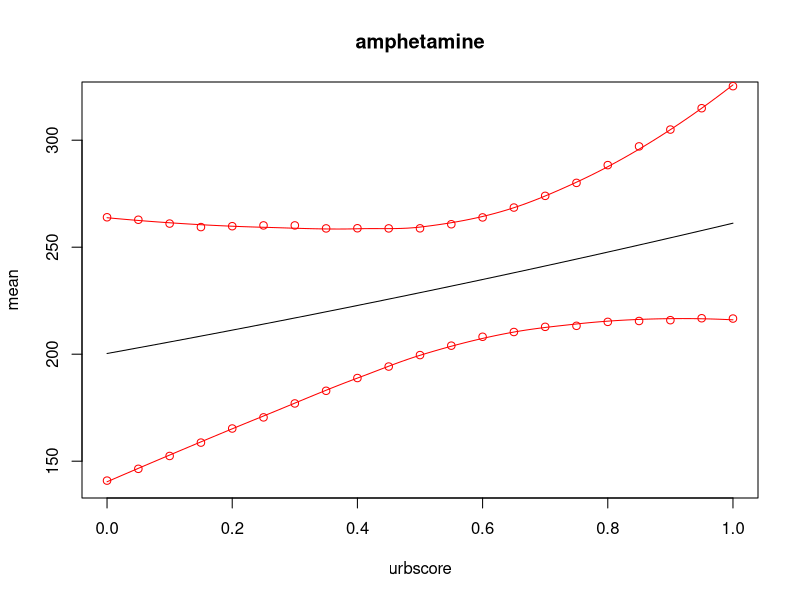
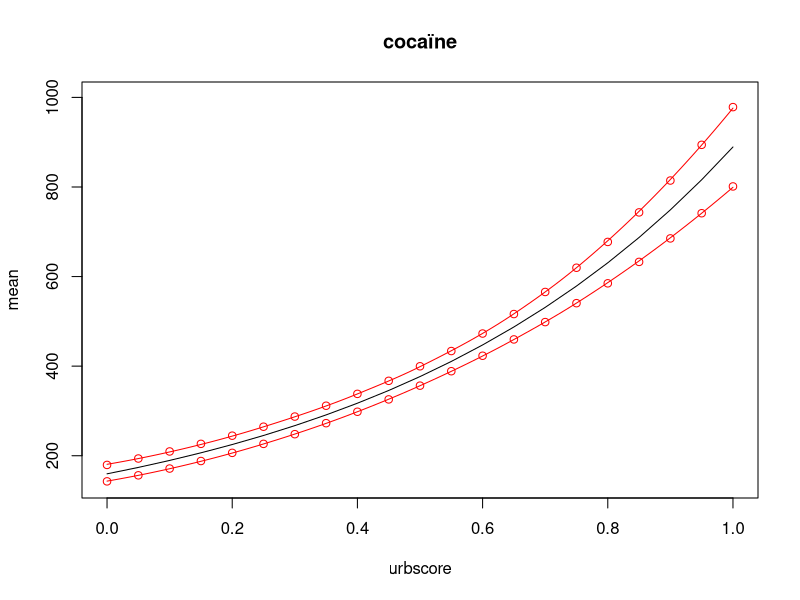
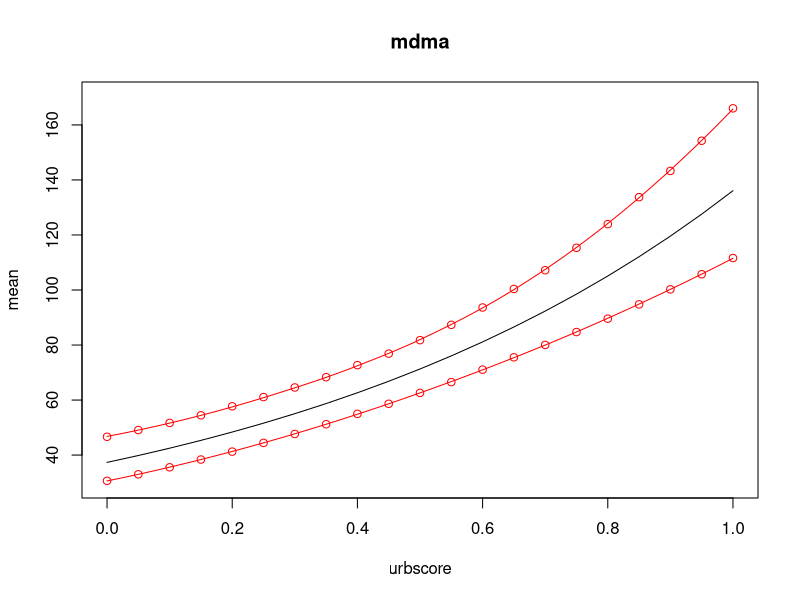

Write the R code that produced these figures, in order.
# drugs_in_wastewater_analysis.R
#
# Emiel van Loon (e.e.vanloon@uva.nl), University of Amsterdam
# March 2024

# This analysis script supports the paper "Mapping consumption and market size 
# of cocaine, amphetamine and MDMA through wastewater analysis - a Dutch case 
# study" by Thomas ter Laak et al. (submitted in 2024)

# The study estimates illicit drug consumption and annual market in the 
# Netherlands from wastewater analysis of drug residues (cocaine, amphetamine 
# and methylene dioxymethamphetamine (MDMA)).
# The residues were studied between 2015 and 2022 in 30 Dutch wastewater 
# treatment plants serving both rural and urban populations. 
# These wastewater treatment plants covered 20% of the total Dutch population 
# (17.5 million people). 

# This analysis script goes through the following steps:
# 1. It stores the input data in two data frames. Section '0 Loading data' 
#    (The data is included as part of this script between lines 34 and 590. 
#    This is done for robustness: in this way the script is self-contained; 
#    data can't e.g. get lost when moving the script).
# 2. It fits three GLM models with gamma error distributions, one model for each
#    substance (amfetamine, benzoylecgonine, MDMA). Section '2a Fit separate...'
# 3. It makes predictions with the three fitted models and by using a bootstrap
#    procedure, the 0.95 prediction-intervals are calculated as well.
#    Section '2b Calculate predictions...'
# 4. It saves the results. Section '3 Save results'
#
# For the bootstrap, a so-called case-based procedure is used using B bootstrap
# samples. The algorithm for this is as follows.
# 1. Resample N cases with replacement from the data set containing N original 
#    cases.
# 2. Compute (fit) the model using the bootstrapped data set; produce and save
#    predictions with that model.
# 3. Repeat the process B times
#
# This script can be run interactively, but also in batch-mode by
#     source('drugs_in_sewage_analysis.R').
# It produces the model summaries for three fitted glm-models on the console, 
# three figures (on screen) and a csv-file ("prediction_per_municipality.csv").
#
# This script only uses functions from base-R. Even though the excellent boot 
# and car packages also provide functionality to produce bootstrap estimates 
# (through the functions boot::boot() and car::Boot()) the analyses that were 
# required here were relatively simple so that we implemented them without these
# packages. 
# For explanations about the procedure we refer to Davison and Hinkley (1997)
# and Fox and Weisberg (2019)
#
# Davison, A, and Hinkley, D. (1997) Bootstrap Methods and their Applications. 
# Oxford: Oxford University Press. 
#
# Fox, J. and Weisberg, S. (2019) Bootstrapping Regression Models in R, 
# https://socialsciences.mcmaster.ca/jfox/Books/Companion/appendices/Appendix-Bootstrapping.pdf. 


#### 0 Loading data ####

D <- structure(list(year = c(2015.9370289999999, 2015.9370289999999, 
2015.9370289999999, 2015.9370289999999, 2015.9370289999999, 2015.9370289999999, 
2015.9370289999999, 2016.1889120000001, 2016.1889120000001, 2016.1889120000001, 
2016.1889120000001, 2016.1889120000001, 2016.1889120000001, 2016.1889120000001, 
2016.1889120000001, 2016.1889120000001, 2016.1889120000001, 2016.1889120000001, 
2016.1889120000001, 2016.1889120000001, 2016.1889120000001, 2016.1889120000001, 
2016.1889120000001, 2016.1889120000001, 2016.1889120000001, 2016.1889120000001, 
2016.1889120000001, 2016.1889120000001, 2016.1889120000001, 2016.1889120000001, 
2016.1889120000001, 2016.1889120000001, 2016.1889120000001, 2016.1889120000001, 
2016.1889120000001, 2016.1889120000001, 2016.1889120000001, 2016.1889120000001, 
2016.1889120000001, 2016.1889120000001, 2016.1889120000001, 2016.1889120000001, 
2016.1889120000001, 2016.1889120000001, 2016.1889120000001, 2016.1889120000001, 
2016.1889120000001, 2016.1889120000001, 2016.1889120000001, 2016.1889120000001, 
2016.1889120000001, 2016.1889120000001, 2016.1889120000001, 2016.1889120000001, 
2016.1889120000001, 2016.1889120000001, 2016.454483, 2016.454483, 
2016.454483, 2016.454483, 2016.454483, 2016.454483, 2016.454483, 
2016.7446950000001, 2016.7446950000001, 2016.7446950000001, 2016.7446950000001, 
2016.7446950000001, 2016.7446950000001, 2016.7446950000001, 2017.300479, 
2017.300479, 2017.300479, 2017.300479, 2017.300479, 2017.300479, 
2017.300479, 2018.377976, 2018.377976, 2018.377976, 2018.377976, 
2018.377976, 2018.377976, 2018.377976, 2018.776523, 2018.776523, 
2018.776523, 2018.776523, 2018.776523, 2018.776523, 2018.776523, 
2019.23614, 2019.23614, 2019.23614, 2019.23614, 2019.23614, 2019.23614, 
2019.23614, 2019.4287019999999, 2019.4287019999999, 2019.4287019999999, 
2019.4287019999999, 2019.4287019999999, 2019.4287019999999, 2019.4287019999999, 
2019.7152639999999, 2019.7152639999999, 2019.7152639999999, 2019.7152639999999, 
2019.7152639999999, 2019.7152639999999, 2019.7152639999999, 2020.2135519999999, 
2020.2135519999999, 2020.2135519999999, 2020.2135519999999, 2020.2135519999999, 
2020.2135519999999, 2020.2135519999999, 2021.2101299999999, 2021.2101299999999, 
2021.2101299999999, 2021.2101299999999, 2021.2101299999999, 2021.2101299999999, 
2021.2101299999999, 2021.2101299999999, 2021.2101299999999, 2021.2101299999999, 
2021.2101299999999, 2021.2101299999999, 2021.2101299999999, 2021.2101299999999, 
2021.7426419999999, 2021.7426419999999, 2021.7426419999999, 2021.7426419999999, 
2021.7426419999999, 2021.7426419999999, 2021.7426419999999, 2022.187543, 
2022.187543, 2022.187543, 2022.187543, 2022.187543, 2022.187543, 
2022.187543, 2022.187543, 2022.187543, 2022.187543, 2022.187543, 
2022.187543, 2022.187543, 2022.187543, 2015.9370289999999, 2015.9370289999999, 
2015.9370289999999, 2015.9370289999999, 2015.9370289999999, 2015.9370289999999, 
2015.9370289999999, 2016.1889120000001, 2016.1889120000001, 2016.1889120000001, 
2016.1889120000001, 2016.1889120000001, 2016.1889120000001, 2016.1889120000001, 
2016.1889120000001, 2016.1889120000001, 2016.1889120000001, 2016.1889120000001, 
2016.1889120000001, 2016.1889120000001, 2016.1889120000001, 2016.1889120000001, 
2016.1889120000001, 2016.1889120000001, 2016.1889120000001, 2016.1889120000001, 
2016.1889120000001, 2016.1889120000001, 2016.1889120000001, 2016.1889120000001, 
2016.1889120000001, 2016.1889120000001, 2016.1889120000001, 2016.1889120000001, 
2016.1889120000001, 2016.1889120000001, 2016.1889120000001, 2016.1889120000001, 
2016.1889120000001, 2016.1889120000001, 2016.1889120000001, 2016.1889120000001, 
2016.1889120000001, 2016.1889120000001, 2016.1889120000001, 2016.1889120000001, 
2016.1889120000001, 2016.1889120000001, 2016.1889120000001, 2016.1889120000001, 
2016.1889120000001, 2016.1889120000001, 2016.1889120000001, 2016.1889120000001, 
2016.1889120000001, 2016.1889120000001, 2016.454483, 2016.454483, 
2016.454483, 2016.454483, 2016.454483, 2016.454483, 2016.454483, 
2016.7446950000001, 2016.7446950000001, 2016.7446950000001, 2016.7446950000001, 
2016.7446950000001, 2016.7446950000001, 2016.7446950000001, 2017.300479, 
2017.300479, 2017.300479, 2017.300479, 2017.300479, 2017.300479, 
2017.300479, 2018.377976, 2018.377976, 2018.377976, 2018.377976, 
2018.377976, 2018.377976, 2018.377976, 2018.776523, 2018.776523, 
2018.776523, 2018.776523, 2018.776523, 2018.776523, 2018.776523, 
2019.23614, 2019.23614, 2019.23614, 2019.23614, 2019.23614, 2019.23614, 
2019.23614, 2019.4287019999999, 2019.4287019999999, 2019.4287019999999, 
2019.4287019999999, 2019.4287019999999, 2019.4287019999999, 2019.4287019999999, 
2019.7152639999999, 2019.7152639999999, 2019.7152639999999, 2019.7152639999999, 
2019.7152639999999, 2019.7152639999999, 2019.7152639999999, 2020.2135519999999, 
2020.2135519999999, 2020.2135519999999, 2020.2135519999999, 2020.2135519999999, 
2020.2135519999999, 2020.2135519999999, 2021.2101299999999, 2021.2101299999999, 
2021.2101299999999, 2021.2101299999999, 2021.2101299999999, 2021.2101299999999, 
2021.2101299999999, 2021.2101299999999, 2021.2101299999999, 2021.2101299999999, 
2021.2101299999999, 2021.2101299999999, 2021.2101299999999, 2021.2101299999999, 
2021.7426419999999, 2021.7426419999999, 2021.7426419999999, 2021.7426419999999, 
2021.7426419999999, 2021.7426419999999, 2021.7426419999999, 2022.187543, 
2022.187543, 2022.187543, 2022.187543, 2022.187543, 2022.187543, 
2022.187543, 2022.187543, 2022.187543, 2022.187543, 2022.187543, 
2022.187543, 2022.187543, 2022.187543, 2015.9370289999999, 2015.9370289999999, 
2015.9370289999999, 2015.9370289999999, 2015.9370289999999, 2015.9370289999999, 
2015.9370289999999, 2016.1889120000001, 2016.1889120000001, 2016.1889120000001, 
2016.1889120000001, 2016.1889120000001, 2016.1889120000001, 2016.1889120000001, 
2016.1889120000001, 2016.1889120000001, 2016.1889120000001, 2016.1889120000001, 
2016.1889120000001, 2016.1889120000001, 2016.1889120000001, 2016.1889120000001, 
2016.1889120000001, 2016.1889120000001, 2016.1889120000001, 2016.1889120000001, 
2016.1889120000001, 2016.1889120000001, 2016.1889120000001, 2016.1889120000001, 
2016.1889120000001, 2016.1889120000001, 2016.1889120000001, 2016.1889120000001, 
2016.1889120000001, 2016.1889120000001, 2016.1889120000001, 2016.1889120000001, 
2016.1889120000001, 2016.1889120000001, 2016.1889120000001, 2016.1889120000001, 
2016.1889120000001, 2016.1889120000001, 2016.1889120000001, 2016.1889120000001, 
2016.1889120000001, 2016.1889120000001, 2016.1889120000001, 2016.1889120000001, 
2016.1889120000001, 2016.1889120000001, 2016.1889120000001, 2016.1889120000001, 
2016.1889120000001, 2016.1889120000001, 2016.454483, 2016.454483, 
2016.454483, 2016.454483, 2016.454483, 2016.454483, 2016.454483, 
2016.7446950000001, 2016.7446950000001, 2016.7446950000001, 2016.7446950000001, 
2016.7446950000001, 2016.7446950000001, 2016.7446950000001, 2017.300479, 
2017.300479, 2017.300479, 2017.300479, 2017.300479, 2017.300479, 
2017.300479, 2018.377976, 2018.377976, 2018.377976, 2018.377976, 
2018.377976, 2018.377976, 2018.377976, 2018.776523, 2018.776523, 
2018.776523, 2018.776523, 2018.776523, 2018.776523, 2018.776523, 
2019.23614, 2019.23614, 2019.23614, 2019.23614, 2019.23614, 2019.23614, 
2019.23614, 2019.4287019999999, 2019.4287019999999, 2019.4287019999999, 
2019.4287019999999, 2019.4287019999999, 2019.4287019999999, 2019.4287019999999, 
2019.7152639999999, 2019.7152639999999, 2019.7152639999999, 2019.7152639999999, 
2019.7152639999999, 2019.7152639999999, 2019.7152639999999, 2020.2135519999999, 
2020.2135519999999, 2020.2135519999999, 2020.2135519999999, 2020.2135519999999, 
2020.2135519999999, 2020.2135519999999, 2021.2101299999999, 2021.2101299999999, 
2021.2101299999999, 2021.2101299999999, 2021.2101299999999, 2021.2101299999999, 
2021.2101299999999, 2021.2101299999999, 2021.2101299999999, 2021.2101299999999, 
2021.2101299999999, 2021.2101299999999, 2021.2101299999999, 2021.2101299999999, 
2021.7426419999999, 2021.7426419999999, 2021.7426419999999, 2021.7426419999999, 
2021.7426419999999, 2021.7426419999999, 2021.7426419999999, 2022.187543, 
2022.187543, 2022.187543, 2022.187543, 2022.187543, 2022.187543, 
2022.187543, 2022.187543, 2022.187543, 2022.187543, 2022.187543, 
2022.187543, 2022.187543, 2022.187543), 
urbscore = c(0.56294279999999997, 
0.56294279999999997, 0.56294279999999997, 0.56294279999999997, 
0.56294279999999997, 0.56294279999999997, 0.56294279999999997, 
0.20377319999999999, 0.20377319999999999, 0.20377319999999999, 
0.20377319999999999, 0.20377319999999999, 0.20377319999999999, 
0.20377319999999999, 0.55114799999999997, 0.55114799999999997, 
0.55114799999999997, 0.55114799999999997, 0.55114799999999997, 
0.55114799999999997, 0.55114799999999997, 0.093816250000000004, 
0.093816250000000004, 0.093816250000000004, 0.093816250000000004, 
0.093816250000000004, 0.093816250000000004, 0.093816250000000004, 
0.21752540000000001, 0.21752540000000001, 0.21752540000000001, 
0.21752540000000001, 0.21752540000000001, 0.21752540000000001, 
0.21752540000000001, 0.32082480000000002, 0.32082480000000002, 
0.32082480000000002, 0.32082480000000002, 0.32082480000000002, 
0.32082480000000002, 0.32082480000000002, 0.4113559, 0.4113559, 
0.4113559, 0.4113559, 0.4113559, 0.4113559, 0.4113559, 0.45723570000000002, 
0.45723570000000002, 0.45723570000000002, 0.45723570000000002, 
0.45723570000000002, 0.45723570000000002, 0.45723570000000002, 
0.72315790000000002, 0.72315790000000002, 0.72315790000000002, 
0.72315790000000002, 0.72315790000000002, 0.72315790000000002, 
0.72315790000000002, 0.29124670000000003, 0.29124670000000003, 
0.29124670000000003, 0.29124670000000003, 0.29124670000000003, 
0.29124670000000003, 0.29124670000000003, 0.70725879999999997, 
0.70725879999999997, 0.70725879999999997, 0.70725879999999997, 
0.70725879999999997, 0.70725879999999997, 0.70725879999999997, 
0.79807450000000002, 0.79807450000000002, 0.79807450000000002, 
0.79807450000000002, 0.79807450000000002, 0.79807450000000002, 
0.79807450000000002, 0.61404959999999997, 0.61404959999999997, 
0.61404959999999997, 0.61404959999999997, 0.61404959999999997, 
0.61404959999999997, 0.61404959999999997, 0.53820650000000003, 
0.53820650000000003, 0.53820650000000003, 0.53820650000000003, 
0.53820650000000003, 0.53820650000000003, 0.53820650000000003, 
0.93489310000000003, 0.93489310000000003, 0.93489310000000003, 
0.93489310000000003, 0.93489310000000003, 0.93489310000000003, 
0.93489310000000003, 0.21949289999999999, 0.21949289999999999, 
0.21949289999999999, 0.21949289999999999, 0.21949289999999999, 
0.21949289999999999, 0.21949289999999999, 0.93252179999999996, 
0.93252179999999996, 0.93252179999999996, 0.93252179999999996, 
0.93252179999999996, 0.93252179999999996, 0.93252179999999996, 
0.89062810000000003, 0.89062810000000003, 0.89062810000000003, 
0.89062810000000003, 0.89062810000000003, 0.89062810000000003, 
0.89062810000000003, 0.85334690000000002, 0.85334690000000002, 
0.85334690000000002, 0.85334690000000002, 0.85334690000000002, 
0.85334690000000002, 0.85334690000000002, 0.68725360000000002, 
0.68725360000000002, 0.68725360000000002, 0.68725360000000002, 
0.68725360000000002, 0.68725360000000002, 0.68725360000000002, 
0.73708609999999997, 0.73708609999999997, 0.73708609999999997, 
0.73708609999999997, 0.73708609999999997, 0.73708609999999997, 
0.73708609999999997, 0.57243180000000005, 0.57243180000000005, 
0.57243180000000005, 0.57243180000000005, 0.57243180000000005, 
0.57243180000000005, 0.57243180000000005, 0.56294279999999997, 
0.56294279999999997, 0.56294279999999997, 0.56294279999999997, 
0.56294279999999997, 0.56294279999999997, 0.56294279999999997, 
0.20377319999999999, 0.20377319999999999, 0.20377319999999999, 
0.20377319999999999, 0.20377319999999999, 0.20377319999999999, 
0.20377319999999999, 0.55114799999999997, 0.55114799999999997, 
0.55114799999999997, 0.55114799999999997, 0.55114799999999997, 
0.55114799999999997, 0.55114799999999997, 0.093816250000000004, 
0.093816250000000004, 0.093816250000000004, 0.093816250000000004, 
0.093816250000000004, 0.093816250000000004, 0.093816250000000004, 
0.21752540000000001, 0.21752540000000001, 0.21752540000000001, 
0.21752540000000001, 0.21752540000000001, 0.21752540000000001, 
0.21752540000000001, 0.32082480000000002, 0.32082480000000002, 
0.32082480000000002, 0.32082480000000002, 0.32082480000000002, 
0.32082480000000002, 0.32082480000000002, 0.4113559, 0.4113559, 
0.4113559, 0.4113559, 0.4113559, 0.4113559, 0.4113559, 0.45723570000000002, 
0.45723570000000002, 0.45723570000000002, 0.45723570000000002, 
0.45723570000000002, 0.45723570000000002, 0.45723570000000002, 
0.72315790000000002, 0.72315790000000002, 0.72315790000000002, 
0.72315790000000002, 0.72315790000000002, 0.72315790000000002, 
0.72315790000000002, 0.29124670000000003, 0.29124670000000003, 
0.29124670000000003, 0.29124670000000003, 0.29124670000000003, 
0.29124670000000003, 0.29124670000000003, 0.70725879999999997, 
0.70725879999999997, 0.70725879999999997, 0.70725879999999997, 
0.70725879999999997, 0.70725879999999997, 0.70725879999999997, 
0.79807450000000002, 0.79807450000000002, 0.79807450000000002, 
0.79807450000000002, 0.79807450000000002, 0.79807450000000002, 
0.79807450000000002, 0.61404959999999997, 0.61404959999999997, 
0.61404959999999997, 0.61404959999999997, 0.61404959999999997, 
0.61404959999999997, 0.61404959999999997, 0.53820650000000003, 
0.53820650000000003, 0.53820650000000003, 0.53820650000000003, 
0.53820650000000003, 0.53820650000000003, 0.53820650000000003, 
0.93489310000000003, 0.93489310000000003, 0.93489310000000003, 
0.93489310000000003, 0.93489310000000003, 0.93489310000000003, 
0.93489310000000003, 0.21949289999999999, 0.21949289999999999, 
0.21949289999999999, 0.21949289999999999, 0.21949289999999999, 
0.21949289999999999, 0.21949289999999999, 0.93252179999999996, 
0.93252179999999996, 0.93252179999999996, 0.93252179999999996, 
0.93252179999999996, 0.93252179999999996, 0.93252179999999996, 
0.89062810000000003, 0.89062810000000003, 0.89062810000000003, 
0.89062810000000003, 0.89062810000000003, 0.89062810000000003, 
0.89062810000000003, 0.85334690000000002, 0.85334690000000002, 
0.85334690000000002, 0.85334690000000002, 0.85334690000000002, 
0.85334690000000002, 0.85334690000000002, 0.68725360000000002, 
0.68725360000000002, 0.68725360000000002, 0.68725360000000002, 
0.68725360000000002, 0.68725360000000002, 0.68725360000000002, 
0.73708609999999997, 0.73708609999999997, 0.73708609999999997, 
0.73708609999999997, 0.73708609999999997, 0.73708609999999997, 
0.73708609999999997, 0.57243180000000005, 0.57243180000000005, 
0.57243180000000005, 0.57243180000000005, 0.57243180000000005, 
0.57243180000000005, 0.57243180000000005, 0.56294279999999997, 
0.56294279999999997, 0.56294279999999997, 0.56294279999999997, 
0.56294279999999997, 0.56294279999999997, 0.56294279999999997, 
0.20377319999999999, 0.20377319999999999, 0.20377319999999999, 
0.20377319999999999, 0.20377319999999999, 0.20377319999999999, 
0.20377319999999999, 0.55114799999999997, 0.55114799999999997, 
0.55114799999999997, 0.55114799999999997, 0.55114799999999997, 
0.55114799999999997, 0.55114799999999997, 0.093816250000000004, 
0.093816250000000004, 0.093816250000000004, 0.093816250000000004, 
0.093816250000000004, 0.093816250000000004, 0.093816250000000004, 
0.21752540000000001, 0.21752540000000001, 0.21752540000000001, 
0.21752540000000001, 0.21752540000000001, 0.21752540000000001, 
0.21752540000000001, 0.32082480000000002, 0.32082480000000002, 
0.32082480000000002, 0.32082480000000002, 0.32082480000000002, 
0.32082480000000002, 0.32082480000000002, 0.4113559, 0.4113559, 
0.4113559, 0.4113559, 0.4113559, 0.4113559, 0.4113559, 0.45723570000000002, 
0.45723570000000002, 0.45723570000000002, 0.45723570000000002, 
0.45723570000000002, 0.45723570000000002, 0.45723570000000002, 
0.72315790000000002, 0.72315790000000002, 0.72315790000000002, 
0.72315790000000002, 0.72315790000000002, 0.72315790000000002, 
0.72315790000000002, 0.29124670000000003, 0.29124670000000003, 
0.29124670000000003, 0.29124670000000003, 0.29124670000000003, 
0.29124670000000003, 0.29124670000000003, 0.70725879999999997, 
0.70725879999999997, 0.70725879999999997, 0.70725879999999997, 
0.70725879999999997, 0.70725879999999997, 0.70725879999999997, 
0.79807450000000002, 0.79807450000000002, 0.79807450000000002, 
0.79807450000000002, 0.79807450000000002, 0.79807450000000002, 
0.79807450000000002, 0.61404959999999997, 0.61404959999999997, 
0.61404959999999997, 0.61404959999999997, 0.61404959999999997, 
0.61404959999999997, 0.61404959999999997, 0.53820650000000003, 
0.53820650000000003, 0.53820650000000003, 0.53820650000000003, 
0.53820650000000003, 0.53820650000000003, 0.53820650000000003, 
0.93489310000000003, 0.93489310000000003, 0.93489310000000003, 
0.93489310000000003, 0.93489310000000003, 0.93489310000000003, 
0.93489310000000003, 0.21949289999999999, 0.21949289999999999, 
0.21949289999999999, 0.21949289999999999, 0.21949289999999999, 
0.21949289999999999, 0.21949289999999999, 0.93252179999999996, 
0.93252179999999996, 0.93252179999999996, 0.93252179999999996, 
0.93252179999999996, 0.93252179999999996, 0.93252179999999996, 
0.89062810000000003, 0.89062810000000003, 0.89062810000000003, 
0.89062810000000003, 0.89062810000000003, 0.89062810000000003, 
0.89062810000000003, 0.85334690000000002, 0.85334690000000002, 
0.85334690000000002, 0.85334690000000002, 0.85334690000000002, 
0.85334690000000002, 0.85334690000000002, 0.68725360000000002, 
0.68725360000000002, 0.68725360000000002, 0.68725360000000002, 
0.68725360000000002, 0.68725360000000002, 0.68725360000000002, 
0.73708609999999997, 0.73708609999999997, 0.73708609999999997, 
0.73708609999999997, 0.73708609999999997, 0.73708609999999997, 
0.73708609999999997, 0.57243180000000005, 0.57243180000000005, 
0.57243180000000005, 0.57243180000000005, 0.57243180000000005, 
0.57243180000000005, 0.57243180000000005), 
substance = structure(
c(1L, 1L, 1L, 1L, 1L, 1L, 1L, 1L, 1L, 1L, 1L, 1L, 1L, 1L, 1L, 1L, 1L, 
1L, 1L, 1L, 1L, 1L, 1L, 1L, 1L, 1L, 1L, 1L, 1L, 1L, 1L, 1L, 1L, 
1L, 1L, 1L, 1L, 1L, 1L, 1L, 1L, 1L, 1L, 1L, 1L, 1L, 1L, 1L, 1L, 
1L, 1L, 1L, 1L, 1L, 1L, 1L, 1L, 1L, 1L, 1L, 1L, 1L, 1L, 1L, 1L, 
1L, 1L, 1L, 1L, 1L, 1L, 1L, 1L, 1L, 1L, 1L, 1L, 1L, 1L, 1L, 1L, 
1L, 1L, 1L, 1L, 1L, 1L, 1L, 1L, 1L, 1L, 1L, 1L, 1L, 1L, 1L, 1L, 
1L, 1L, 1L, 1L, 1L, 1L, 1L, 1L, 1L, 1L, 1L, 1L, 1L, 1L, 1L, 1L, 
1L, 1L, 1L, 1L, 1L, 1L, 1L, 1L, 1L, 1L, 1L, 1L, 1L, 1L, 1L, 1L, 
1L, 1L, 1L, 1L, 1L, 1L, 1L, 1L, 1L, 1L, 1L, 1L, 1L, 1L, 1L, 1L, 
1L, 1L, 1L, 1L, 1L, 1L, 1L, 1L, 1L, 2L, 2L, 2L, 2L, 2L, 2L, 2L, 
2L, 2L, 2L, 2L, 2L, 2L, 2L, 2L, 2L, 2L, 2L, 2L, 2L, 2L, 2L, 2L, 
2L, 2L, 2L, 2L, 2L, 2L, 2L, 2L, 2L, 2L, 2L, 2L, 2L, 2L, 2L, 2L, 
2L, 2L, 2L, 2L, 2L, 2L, 2L, 2L, 2L, 2L, 2L, 2L, 2L, 2L, 2L, 2L, 
2L, 2L, 2L, 2L, 2L, 2L, 2L, 2L, 2L, 2L, 2L, 2L, 2L, 2L, 2L, 2L, 
2L, 2L, 2L, 2L, 2L, 2L, 2L, 2L, 2L, 2L, 2L, 2L, 2L, 2L, 2L, 2L, 
2L, 2L, 2L, 2L, 2L, 2L, 2L, 2L, 2L, 2L, 2L, 2L, 2L, 2L, 2L, 2L, 
2L, 2L, 2L, 2L, 2L, 2L, 2L, 2L, 2L, 2L, 2L, 2L, 2L, 2L, 2L, 2L, 
2L, 2L, 2L, 2L, 2L, 2L, 2L, 2L, 2L, 2L, 2L, 2L, 2L, 2L, 2L, 2L, 
2L, 2L, 2L, 2L, 2L, 2L, 2L, 2L, 2L, 2L, 2L, 2L, 2L, 2L, 2L, 2L, 
2L, 2L, 2L, 3L, 3L, 3L, 3L, 3L, 3L, 3L, 3L, 3L, 3L, 3L, 3L, 3L, 
3L, 3L, 3L, 3L, 3L, 3L, 3L, 3L, 3L, 3L, 3L, 3L, 3L, 3L, 3L, 3L, 
3L, 3L, 3L, 3L, 3L, 3L, 3L, 3L, 3L, 3L, 3L, 3L, 3L, 3L, 3L, 3L, 
3L, 3L, 3L, 3L, 3L, 3L, 3L, 3L, 3L, 3L, 3L, 3L, 3L, 3L, 3L, 3L, 
3L, 3L, 3L, 3L, 3L, 3L, 3L, 3L, 3L, 3L, 3L, 3L, 3L, 3L, 3L, 3L, 
3L, 3L, 3L, 3L, 3L, 3L, 3L, 3L, 3L, 3L, 3L, 3L, 3L, 3L, 3L, 3L, 
3L, 3L, 3L, 3L, 3L, 3L, 3L, 3L, 3L, 3L, 3L, 3L, 3L, 3L, 3L, 3L, 
3L, 3L, 3L, 3L, 3L, 3L, 3L, 3L, 3L, 3L, 3L, 3L, 3L, 3L, 3L, 3L, 
3L, 3L, 3L, 3L, 3L, 3L, 3L, 3L, 3L, 3L, 3L, 3L, 3L, 3L, 3L, 3L, 
3L, 3L, 3L, 3L, 3L, 3L, 3L, 3L, 3L, 3L, 3L, 3L, 3L), levels = c("amfetamine", 
"benzoylecgonine", "MDMA"), class = "factor"), 
day = structure(
c(5L, 2L, 4L, 6L, 7L, 3L, 1L, 5L, 2L, 4L, 6L, 7L, 3L, 1L, 5L, 2L, 4L, 
6L, 7L, 3L, 1L, 5L, 2L, 4L, 6L, 7L, 3L, 1L, 5L, 2L, 4L, 6L, 7L, 
3L, 1L, 5L, 2L, 4L, 6L, 7L, 3L, 1L, 5L, 2L, 4L, 6L, 7L, 3L, 1L, 
5L, 2L, 4L, 6L, 7L, 3L, 1L, 5L, 2L, 4L, 6L, 7L, 3L, 1L, 5L, 2L, 
4L, 6L, 7L, 3L, 1L, 5L, 2L, 4L, 6L, 7L, 3L, 1L, 5L, 2L, 4L, 6L, 
7L, 3L, 1L, 5L, 2L, 4L, 6L, 7L, 3L, 1L, 5L, 2L, 4L, 6L, 7L, 3L, 
1L, 5L, 2L, 4L, 6L, 7L, 3L, 1L, 5L, 2L, 4L, 6L, 7L, 3L, 1L, 5L, 
2L, 4L, 6L, 7L, 3L, 1L, 5L, 2L, 4L, 6L, 7L, 3L, 1L, 5L, 2L, 4L, 
6L, 7L, 3L, 1L, 5L, 2L, 4L, 6L, 7L, 3L, 1L, 5L, 2L, 4L, 6L, 7L, 
3L, 1L, 5L, 2L, 4L, 6L, 7L, 3L, 1L, 5L, 2L, 4L, 6L, 7L, 3L, 1L, 
5L, 2L, 4L, 6L, 7L, 3L, 1L, 5L, 2L, 4L, 6L, 7L, 3L, 1L, 5L, 2L, 
4L, 6L, 7L, 3L, 1L, 5L, 2L, 4L, 6L, 7L, 3L, 1L, 5L, 2L, 4L, 6L, 
7L, 3L, 1L, 5L, 2L, 4L, 6L, 7L, 3L, 1L, 5L, 2L, 4L, 6L, 7L, 3L, 
1L, 5L, 2L, 4L, 6L, 7L, 3L, 1L, 5L, 2L, 4L, 6L, 7L, 3L, 1L, 5L, 
2L, 4L, 6L, 7L, 3L, 1L, 5L, 2L, 4L, 6L, 7L, 3L, 1L, 5L, 2L, 4L, 
6L, 7L, 3L, 1L, 5L, 2L, 4L, 6L, 7L, 3L, 1L, 5L, 2L, 4L, 6L, 7L, 
3L, 1L, 5L, 2L, 4L, 6L, 7L, 3L, 1L, 5L, 2L, 4L, 6L, 7L, 3L, 1L, 
5L, 2L, 4L, 6L, 7L, 3L, 1L, 5L, 2L, 4L, 6L, 7L, 3L, 1L, 5L, 2L, 
4L, 6L, 7L, 3L, 1L, 5L, 2L, 4L, 6L, 7L, 3L, 1L, 5L, 2L, 4L, 6L, 
7L, 3L, 1L, 5L, 2L, 4L, 6L, 7L, 3L, 1L, 5L, 2L, 4L, 6L, 7L, 3L, 
1L, 5L, 2L, 4L, 6L, 7L, 3L, 1L, 5L, 2L, 4L, 6L, 7L, 3L, 1L, 5L, 
2L, 4L, 6L, 7L, 3L, 1L, 5L, 2L, 4L, 6L, 7L, 3L, 1L, 5L, 2L, 4L, 
6L, 7L, 3L, 1L, 5L, 2L, 4L, 6L, 7L, 3L, 1L, 5L, 2L, 4L, 6L, 7L, 
3L, 1L, 5L, 2L, 4L, 6L, 7L, 3L, 1L, 5L, 2L, 4L, 6L, 7L, 3L, 1L, 
5L, 2L, 4L, 6L, 7L, 3L, 1L, 5L, 2L, 4L, 6L, 7L, 3L, 1L, 5L, 2L, 
4L, 6L, 7L, 3L, 1L, 5L, 2L, 4L, 6L, 7L, 3L, 1L, 5L, 2L, 4L, 6L, 
7L, 3L, 1L, 5L, 2L, 4L, 6L, 7L, 3L, 1L, 5L, 2L, 4L, 6L, 7L, 3L, 
1L, 5L, 2L, 4L, 6L, 7L, 3L, 1L, 5L, 2L, 4L, 6L, 7L, 3L, 1L, 5L, 
2L, 4L, 6L, 7L, 3L, 1L, 5L, 2L, 4L, 6L, 7L, 3L, 1L), 
levels = c("di", "do", "ma", "vr", "wo", "za", "zo"), class = "factor"), 
value = c(285.01999999999998, 
439.02999999999997, 292.2577, 824.96010000000001, 253.83260000000001, 
332.56970000000001, 629.12, 65.269999999999996, 75.269999999999996, 
287.43790000000001, 110.6074, 123.2277, 51.740650000000002, 36.18, 
51.950000000000003, 61.689999999999998, 67.633920000000003, 72.026079999999993, 
74.431110000000004, 100.337, 75.920000000000002, 163.33000000000001, 
65.280000000000001, 129.8597, 177.98240000000001, 244.36369999999999, 
195.136, 155.97, 74, 80.340000000000003, 57.719520000000003, 
63.181629999999998, 72.944100000000006, 77.481899999999996, 86.959999999999994, 
154.25999999999999, 125.83, 102.70529999999999, 174.2944, 232.81190000000001, 
282.59870000000001, 136.16999999999999, 64.609999999999999, 68.959999999999994, 
95.646649999999994, 101.5912, 104.6442, 84.843990000000005, 73.340000000000003, 
70.189999999999998, 44.5, 32.267510000000001, 29.652660000000001, 
55.426810000000003, 66.590360000000004, 71.359999999999999, 42.920000000000002, 
68.810000000000002, 61.411090000000002, 86.621729999999999, 88.380099999999999, 
100.2393, 56.960000000000001, 332.22000000000003, 215.63, 264.86219999999997, 
541.30460000000005, 311.94319999999999, 353.60879999999997, 316.99000000000001, 
88.469999999999999, 70.459999999999994, 85.412689999999998, 67.199809999999999, 
88.008330000000001, 102.3449, 75.010000000000005, 154.46000000000001, 
552.27999999999997, 248.4324, 188.63570000000001, 168.9547, 162.79570000000001, 
151.66999999999999, 196.94999999999999, 227.93000000000001, 211.1241, 
235.13640000000001, 230.09440000000001, 571.99530000000004, 336.33999999999997, 
191.43000000000001, 194.56999999999999, 188.71469999999999, 206.21100000000001, 
563.19529999999997, 296.5077, 121.06999999999999, 169.24000000000001, 
137.99000000000001, 142.58539999999999, 227.6105, 156.21199999999999, 
154.87530000000001, 156.47999999999999, 463.83999999999997, 409.51999999999998, 
470.7801, 556.89430000000004, 686.60389999999995, 506.37830000000002, 
569.38999999999999, 333.39999999999998, 356.75, 316.72660000000002, 
222.8588, 210.41919999999999, 170.4521, 396.88999999999999, 262.14999999999998, 
207.44999999999999, 280.72210000000001, 331.7681, 329.25409999999999, 
287.39370000000002, 495.72000000000003, NA, NA, NA, NA, NA, NA, 
NA, 346.13, 336.02999999999997, 319.77089999999998, 410.1619, 
362.42290000000003, 332.416, 295.36000000000001, 258.81999999999999, 
289.06, 328.49590000000001, 336.53489999999999, 343.35270000000003, 
288.54360000000003, 347.69999999999999, 916.04999999999995, 388.62, 
343.9427, 450.04430000000002, 740.92020000000002, 349.66849999999999, 
360.32999999999998, 245.24000000000001, 411.68000000000001, 309.27679999999998, 
958.95280000000002, 430.94839999999999, 527.4348, 582.25999999999999, 
103.56, 94.370000000000005, 130.24170000000001, 219.07550000000001, 
309.69549999999998, 125.06180000000001, 114.65000000000001, 158.50999999999999, 
246.28999999999999, 231.4451, 264.22669999999999, 341.34879999999998, 
278.39460000000003, 163.40000000000001, 114.16, 178.87, 163.7954, 
294.22379999999998, 398.98700000000002, 285.34160000000003, 132.88, 
262.19999999999999, 235.05000000000001, 327.53660000000002, 326.65600000000001, 
535.96879999999999, 261.24509999999998, 222.16999999999999, 177.72, 
181.50999999999999, 210.31970000000001, 359.39859999999999, 386.70150000000001, 
260.25220000000002, 146.56999999999999, 191.78999999999999, 163.47999999999999, 
199.0941, 293.15429999999998, 409.4341, 249.4426, 165.16999999999999, 
245.12, 219.88999999999999, 208.81200000000001, 323.66090000000003, 
357.52159999999998, 261.82100000000003, 195.72, 324.13, 343.19, 
381.11419999999998, 525.10789999999997, 616.79999999999995, 492.53449999999998, 
325.74000000000001, 221.38999999999999, 239.97999999999999, 256.67849999999999, 
387.07220000000001, 565.33399999999995, 418.30439999999999, 238.03, 
258.02999999999997, 255.44999999999999, 310.66419999999999, 383.73489999999998, 
435.72370000000001, 359.23340000000002, 257.07999999999998, 386.31, 
385.60000000000002, 414.18369999999999, 507.4538, 484.07729999999998, 
386.99560000000002, 371.39999999999998, 490.55000000000001, 412.01999999999998, 
498.10210000000001, 602.06949999999995, 712.41189999999995, 561.03390000000002, 
441.02999999999997, 517.72000000000003, 476.06999999999999, 515.05550000000005, 
660.09339999999997, 998.64409999999998, 889.5231, 335.36000000000001, 
807.88999999999999, 849.54999999999995, 884.75390000000004, 1034.434, 
1205.5820000000001, 1103.423, 964.90999999999997, 185.90000000000001, 
151.25, 163.02369999999999, 265.48809999999997, 335.04309999999998, 
210.53110000000001, 196.97, 650.97000000000003, 666.96000000000004, 
692.7654, 1097.4290000000001, 977.62180000000001, 657.62260000000003, 
853.09000000000003, 732.57000000000005, 638.26999999999998, 795.35249999999996, 
1136.982, 1124.173, 892.62419999999997, 849.13, 351.13999999999999, 
366.56, 482.62110000000001, 613.21230000000003, 703.46939999999995, 
564.12670000000003, 551.85000000000002, 325.5, 303.48000000000002, 
349.00889999999998, 443.11000000000001, 499.25999999999999, 406.69880000000001, 
296.64999999999998, 714.77999999999997, 705.99000000000001, 698.06299999999999, 
1130.9639999999999, 1096.133, 901.01220000000001, 721.80999999999995, 
422.94, 530.88999999999999, 504.88850000000002, 746.49929999999995, 
651.34500000000003, 593.15549999999996, 367.07999999999998, 23.920000000000002, 
21.73, 7.3357859999999997, 57.21848, 44.028779999999998, 112.87739999999999, 
88.480000000000004, 20.710000000000001, 17.850000000000001, 24.824000000000002, 
40.133580000000002, 89.050669999999997, 52.037750000000003, 20.690000000000001, 
29.600000000000001, 24.98, 19.519159999999999, 63.590409999999999, 
114.43989999999999, 83.779240000000001, 39.719999999999999, 47.079999999999998, 
20.449999999999999, 11.73588, 50.105890000000002, 87.248140000000006, 
88.529499999999999, 49.789999999999999, 16.239999999999998, 0, 
57.447279999999999, 56.622549999999997, 117.7598, 55.130159999999997, 
53.020000000000003, 18.710000000000001, 12.039999999999999, 10.886480000000001, 
77.89546, 173.74590000000001, 82.054469999999995, 31.890000000000001, 
20.73, 16.5, 12.59638, 53.27111, 101.79000000000001, 48.87847, 
32.890000000000001, 43.869999999999997, 32, 22.502770000000002, 
33.582120000000003, 116.41549999999999, 57.210039999999999, 55.82, 
35.939999999999998, 28.800000000000001, 30.214780000000001, 63.470419999999997, 
141.91980000000001, 122.47020000000001, 53.009999999999998, 56.609999999999999, 
24.07, 24.43064, 62.37276, 135.8409, 69.126630000000006, 50.600000000000001, 
47.420000000000002, 25.98, 37.657559999999997, 42.105829999999997, 
77.528829999999999, 72.959630000000004, 41.079999999999998, 82.579999999999998, 
57.030000000000001, 63.620350000000002, 134.12819999999999, 180.4436, 
135.81489999999999, 92.959999999999994, 103.81, 79.989999999999995, 
95.528679999999994, 96.040599999999998, 212.3595, 169.88409999999999, 
110.53, 82.659999999999997, 44.5, 43.790140000000001, 75.283379999999994, 
859.78920000000005, 369.76249999999999, 77.480000000000004, 189.68000000000001, 
122.25, 127.9881, 158.13730000000001, 267.94200000000001, 274.09690000000001, 
243.81, 43.350000000000001, 29.09, 28.004190000000001, 48.199919999999999, 
113.68000000000001, 80.045140000000004, 55.840000000000003, 57.189999999999998, 
79.939999999999998, 77.105739999999997, 110.8271, 161.95189999999999, 
101.34990000000001, 103.79000000000001, 52.369999999999997, 46.719999999999999, 
59.766019999999997, 145.34710000000001, 180.76990000000001, 141.9605, 
78.579999999999998, 26.309999999999999, 23.870000000000001, 45.074939999999998, 
77.308340000000001, 128.98840000000001, 82.205669999999998, 124.31, 
27.039999999999999, 24.77, 26.199719999999999, 43.301189999999998, 
80.763850000000005, 81.532309999999995, 48.439999999999998, 64.920000000000002, 
42.770000000000003, 34.66216, 72.186239999999998, 187.33629999999999, 
147.8049, 89.340000000000003, 41.060000000000002, 28.789999999999999, 
34.250599999999999, 126.1087, 53.200400000000002, 119.4721, 76.060000000000002)), 
row.names = c(NA, -462L), class = "data.frame")

Dp <-
structure(list(municipality = c("Netherlands", "Ameland", "Noord-Beveland", 
"Schiermonnikoog", "Terschelling", "Vlieland", "Westerveld", 
"De Wolden", "Aa en Hunze", "Westerwolde", "Buren", "Borger-Odoorn", 
"Gulpen-Wittem", "Tubbergen", "Alphen-Chaam", "Roerdalen", "Bergen (L.)", 
"West Maas en Waal", "Borsele", "Veere", "Molenlanden", "Maasgouw", 
"Staphorst", "Leudal", "Opsterland", "Lopik", "Bronckhorst", 
"Midden-Drenthe", "Het Hogeland", "Dantumadiel", "West Betuwe", 
"Waadhoeke", "Achtkarspelen", "Sluis", "Hollands Kroon", "Maasdriel", 
"Tytsjerksteradiel", "Ooststellingwerf", "Koggenland", "Westerkwartier", 
"Voerendaal", "Hulst", "Noardeast-Frysl\x83n", "Olst-Wijhe", 
"Beekdaelen", "Baarle-Nassau", "Altena", "Eijsden-Margraten", 
"Mook en Middelaar", "Pekela", "Neder-Betuwe", "Dinkelland", 
"Tholen", "Bergeijk", "Coevorden", "Drechterland", "Tynaarlo", 
"Schouwen-Duiveland", "Nieuwkoop", "Medemblik", "Reimerswaal", 
"Meerssen", "Renswoude", "Dalfsen", "Boekel", "Hardenberg", "Opmeer", 
"Twenterand", "Voorst", "Ommen", "Eersel", "Reusel-De Mierden", 
"De Fryske Marren", "Valkenburg aan de Geul", "Hilvarenbeek", 
"Horst aan de Maas", "Steenwijkerland", "Oirschot", "Peel en Maas", 
"Cranendonck", "Bunnik", "Wijdemeren", "Zundert", "Land van Cuijk", 
"Heeze-Leende", "Westvoorne", "Sint-Michielsgestel", "Berg en Dal", 
"Hof van Twente", "Lochem", "Weststellingwerf", "Heerde", "Zaltbommel", 
"Simpelveld", "Texel", "Nederweert", "Gennep", "Raalte", "Eemsdelta", 
"Waterland", "Laarbeek", "Oude IJsselstreek", "Berkelland", "Kaag en Braassem", 
"Son en Breugel", "Bernheze", "Oldebroek", "Goeree-Overflakkee", 
"Zwartewaterland", "Kapelle", "Noordenveld", "Losser", "Rucphen", 
"Echt-Susteren", "Woensdrecht", "Halderberge", "Drimmelen", "Steenbergen", 
"Noordoostpolder", "Wierden", "Elburg", "Montfoort", "Montferland", 
"Beesel", "Epe", "Oost Gelre", "Aalten", "Bladel", "Heumen", 
"Moerdijk", "Stadskanaal", "Schagen", "Someren", "Oldambt", "Krimpenerwaard", 
"S\xa3dwest-Frysl\x83n", "Utrechtse Heuvelrug", "Dronten", "Emmen", 
"Doesburg", "Terneuzen", "Druten", "Midden-Groningen", "Nunspeet", 
"Hoeksche Waard", "Brummen", "Beek (L.)", "Hellendoorn", "Hattem", 
"Gemert-Bakel", "Overbetuwe", "Oudewater", "Bergen (NH.)", "Waalre", 
"Vijfheerenlanden", "Deurne", "Brielle", "Stein (L.)", "Asten", 
"Rozendaal", "Rhenen", "Zoeterwoude", "Zevenaar", "Renkum", "Barneveld", 
"Eemnes", "Heerenveen", "Hardinxveld-Giessendam", "Scherpenzeel", 
"Lingewaard", "De Ronde Venen", "Oisterwijk", "Aalsmeer", "Zeewolde", 
"Woudenberg", "Meierijstad", "Beuningen", "Venray", "Putten", 
"Veendam", "Landsmeer", "Oostzaan", "Haaksbergen", "Albrandswaard", 
"Blaricum", "Ermelo", "Bloemendaal", "Loon op Zand", "Nuenen. Gerwen en Nederwetten", 
"Harlingen", "Maashorst", "Urk", "Heusden", "Doetinchem", "Bodegraven-Reeuwijk", 
"Hoogeveen", "Wijk bij Duurstede", "Vught", "Laren (NH.)", "Nijkerk", 
"Wijchen", "Rijssen-Holten", "Boxtel", "Meppel", "Stichtse Vecht", 
"Gilze en Rijen", "Geertruidenberg", "Duiven", "Winterswijk", 
"Vaals", "Uitgeest", "Dongen", "Goirle", "Smallingerland", "Stede Broec", 
"Borne", "Midden-Delfland", "Zuidplas", "Woerden", "Westervoort", 
"Waalwijk", "Goes", "Weert", "Bunschoten", "De Bilt", "Leusden", 
"Oss", "Castricum", "Edam-Volendam", "Kampen", "Wormerland", 
"Best", "Wassenaar", "Sittard-Geleen", "Geldrop-Mierlo", "Valkenswaard", 
"Tiel", "Assen", "Lelystad", "Ouder-Amstel", "Soest", "Roermond", 
"Dijk en Waard", "Lansingerland", "Rheden", "Heiloo", "Uithoorn", 
"Ede", "Oldenzaal", "Westland", "Noordwijk", "Oosterhout", "Enkhuizen", 
"Almelo", "Harderwijk", "Hellevoetsluis", "Houten", "Zutphen", 
"Culemborg", "Teylingen", "Venlo", "Alblasserdam", "Haarlemmermeer", 
"Hillegom", "Baarn", "Lisse", "Landgraaf", "Zeist", "Sliedrecht", 
"Waddinxveen", "Leeuwarden", "Almere", "Deventer", "Roosendaal", 
"Etten-Leur", "Pijnacker-Nootdorp", "Middelburg (Z.)", "'s-Hertogenbosch", 
"Helmond", "Veldhoven", "Heemstede", "Gorinchem", "Apeldoorn", 
"Bergen op Zoom", "Alphen aan den Rijn", "Gooise Meren", "Hoorn", 
"Kerkrade", "Den Helder", "Brunssum", "Ridderkerk", "Voorschoten", 
"Barendrecht", "Oegstgeest", "Zandvoort", "Hengelo (O.)", "Weesp", 
"Heerlen", "IJsselstein", "Zwolle", "Papendrecht", "Nissewaard", 
"Zaanstad", "Velsen", "Enschede", "Breda", "Vlissingen", "Wageningen", 
"Hendrik-Ido-Ambacht", "Krimpen aan den IJssel", "Arnhem", "Nieuwegein", 
"Huizen", "Alkmaar", "Veenendaal", "Maassluis", "Zwijndrecht", 
"Groningen", "Purmerend", "Amersfoort", "Nijmegen", "Katwijk", 
"Tilburg", "Maastricht", "Heemskerk", "Gouda", "Dordrecht", "Capelle aan den IJssel", 
"Leiderdorp", "Zoetermeer", "Eindhoven", "Amstelveen", "Hilversum", 
"Diemen", "Beverwijk", "Leidschendam-Voorburg", "Utrecht", "Rotterdam", 
"Vlaardingen", "Schiedam", "Rijswijk (ZH.)", "Delft", "'s-Gravenhage ", 
"Haarlem", "Leiden", "Amsterdam"), 
urbscore = c(56L, 0L, 0L, 0L, 0L, 0L, 0L, 4L, 4L, 5L, 5L, 5L, 5L, 5L, 6L, 
7L, 8L, 8L, 8L, 9L, 9L, 9L, 9L, 9L, 9L, 9L, 10L, 10L, 10L, 11L, 
11L, 11L, 11L, 11L, 11L, 12L, 12L, 12L, 12L, 12L, 12L, 12L, 12L, 
12L, 12L, 13L, 13L, 13L, 13L, 13L, 13L, 14L, 14L, 14L, 14L, 14L, 
15L, 15L, 15L, 15L, 16L, 16L, 16L, 16L, 16L, 16L, 17L, 17L, 17L, 
17L, 17L, 18L, 18L, 18L, 18L, 18L, 19L, 19L, 19L, 19L, 19L, 19L, 
19L, 19L, 19L, 20L, 20L, 20L, 20L, 20L, 20L, 21L, 21L, 21L, 21L, 
21L, 21L, 21L, 22L, 22L, 22L, 22L, 22L, 22L, 22L, 22L, 23L, 23L, 
23L, 23L, 23L, 23L, 24L, 24L, 24L, 24L, 25L, 25L, 25L, 25L, 25L, 
25L, 25L, 26L, 26L, 26L, 26L, 26L, 26L, 26L, 26L, 26L, 26L, 26L, 
27L, 28L, 28L, 28L, 28L, 28L, 28L, 28L, 28L, 28L, 28L, 30L, 30L, 
30L, 30L, 30L, 30L, 31L, 31L, 31L, 31L, 32L, 32L, 33L, 33L, 33L, 
33L, 33L, 34L, 34L, 34L, 34L, 34L, 34L, 34L, 35L, 35L, 35L, 35L, 
35L, 36L, 36L, 36L, 37L, 37L, 38L, 38L, 38L, 38L, 39L, 39L, 39L, 
40L, 40L, 40L, 41L, 41L, 41L, 41L, 41L, 42L, 42L, 42L, 42L, 43L, 
43L, 43L, 43L, 44L, 44L, 44L, 44L, 44L, 44L, 44L, 45L, 45L, 45L, 
45L, 45L, 46L, 46L, 46L, 46L, 47L, 47L, 47L, 47L, 48L, 48L, 48L, 
49L, 49L, 49L, 51L, 51L, 51L, 51L, 51L, 51L, 52L, 52L, 53L, 53L, 
53L, 54L, 54L, 54L, 54L, 55L, 55L, 55L, 55L, 55L, 56L, 56L, 56L, 
56L, 57L, 57L, 57L, 57L, 57L, 59L, 59L, 59L, 59L, 59L, 59L, 59L, 
60L, 60L, 60L, 60L, 60L, 60L, 60L, 61L, 61L, 61L, 62L, 62L, 62L, 
63L, 63L, 63L, 63L, 63L, 63L, 63L, 63L, 64L, 64L, 64L, 64L, 65L, 
66L, 66L, 66L, 67L, 67L, 67L, 68L, 68L, 69L, 69L, 69L, 70L, 70L, 
70L, 71L, 71L, 71L, 71L, 71L, 72L, 73L, 73L, 73L, 74L, 74L, 75L, 
75L, 75L, 76L, 76L, 76L, 77L, 77L, 77L, 78L, 80L, 80L, 81L, 82L, 
82L, 82L, 83L, 84L, 84L, 86L, 88L, 89L, 89L, 90L, 91L, 91L, 92L, 
93L, 94L, 94L, 95L)), 
row.names = c(NA, -346L), class = "data.frame")

Dp$urbscore <- Dp$urbscore/100  

# split D into separate data frames before fitting the models
Da <- D[D$substance=='amfetamine',]
Db <- D[D$substance=='benzoylecgonine',]
Dm <- D[D$substance=='MDMA',]

# Note: there is one value of 0 in Dm. the Gamma-GLM can't handle that. 
# We replace it with a value of 0.1
Dm$value[Dm$value==0] <- 0.1

# create empty data frame to store results
result <- data.frame(municipality=Dp$municipality, 
                     urbscore=Dp$urbscore,
                     coca_avg=NA, coca_cilo=NA, coca_cihi=NA,
                     amph_avg=NA, amph_cilo=NA, amph_cihi=NA,
                     mdma_avg=NA, mdma_cilo=NA, mdma_cihi=NA)


#### 1 Defining functions ####

# fitpred: function to fit a GLM for a given data set and precict for new values
# of the 'urbanity score', usc; this function is called from cbb_glm()

fitpred <- function(data=Da, usc=seq(from=0,to=1,by=0.05)){
  
  # fit model
  mod <- glm(value ~ urbscore+day, data=data, family=Gamma(link = "log"))
  
  # make prediction with this model
  out <- (predict(mod, newdata=data.frame(urbscore=usc, day='zo'), type='response') +
            predict(mod, newdata=data.frame(urbscore=usc, day='ma'), type='response') +
            predict(mod, newdata=data.frame(urbscore=usc, day='di'), type='response') +
            predict(mod, newdata=data.frame(urbscore=usc, day='wo'), type='response') +
            predict(mod, newdata=data.frame(urbscore=usc, day='do'), type='response') +
            predict(mod, newdata=data.frame(urbscore=usc, day='vr'), type='response') +
            predict(mod, newdata=data.frame(urbscore=usc, day='za'), type='response'))/7
  
  return(out)
}

# cbb_glm: function to perform a case-based GLM-bootstrap

cbb_glm <- function(data=Da, usc=seq(from=0,to=1,by=0.05), bootnr=100){
  
  out <- matrix(NA, nrow=bootnr, ncol=length(usc))
  
  for(i in 1:bootnr){
    
    # resample from dataset
    nrow <- nrow(data)
    idx <- sample(1:nrow, size=nrow, replace=TRUE)
    redata <- data[idx,]
    
    # fit model on redata and make prediction with this model for newdata usc
    out[i,] <- fitpred(data=redata, usc=usc)
  }
  
  # organize model output
  predavg <- fitpred(data=data, usc=usc)
  predsd <- apply(out, MARGIN = 2, sd)
  predquant <- apply(out, MARGIN = 2, quantile, probs=c(0.025, 0.5, 0.975))
  
  output <- as.data.frame(t(rbind(usc, predavg, predsd, predquant)))
  names(output) <- c('x','mean','sd','cilo','median','cihi')
  
  return(output)
}


#### 2 Fit models ####
##### 2a Fit separate models for each of the substances and check the results #####

# amfetamine
ma <- glm(value ~ urbscore+day, data=Da, family=Gamma(link = "log"))
cat('\n\nModel for Amphetamine\n\n')
print(summary(ma))
# R2 based on prediction~observation is 0.02
#   cor(Da$value, predict(ma, type="response"))^2

# cocaïne
mb <- glm(value ~ urbscore+day, data=Db, family=Gamma(link='log'))
cat('\n\nModel for Cocaïne\n\n')
print(summary(mb))
# R2 based on prediction~observation is 0.64
#   cor(Db$value, predict(mb, type="response"))^2

# mdma
mm <- glm(value ~ urbscore+day, data=Dm, family=Gamma(link='log'))
cat('\n\nModel for MDMA\n\n')
print(summary(mm))
# R2 based on prediction~observation is 0.30
#   cor(Dm$value, predict(mm, type="response"))^2


##### 2b Calculate predictions with prediction intervals #####

cat('Patience: now calculating the confidence intervals using bootstrapping ... \n')

set.seed <- 12321
ma_bs <- cbb_glm(data=Da, bootnr=1000)
mb_bs <- cbb_glm(data=Db, bootnr=1000)
mm_bs <- cbb_glm(data=Dm, bootnr=1000)

# fit loess smoothers through the confidence-intervals, so 
# that consistent predictions can be made
ma_cilo_smt <- loess(cilo~x, data=ma_bs)
ma_cihi_smt <- loess(cihi~x, data=ma_bs)

mb_cilo_smt <- loess(cilo~x, data=mb_bs)
mb_cihi_smt <- loess(cihi~x, data=mb_bs)

mm_cilo_smt <- loess(cilo~x, data=mm_bs)
mm_cihi_smt <- loess(cihi~x, data=mm_bs)

# check the resulting confidence-intervals for the predictions visually

xp <- seq(from=0, to=1, by=0.01)
  
plot(mean~x, data=ma_bs, ylim=c(140,320), type='l', 
     main='amphetamine', xlab='urbscore')
points(cilo~x, data=ma_bs, col='red')
points(cihi~x, data=ma_bs, col='red')
lines( predict(ma_cilo_smt,data.frame(x=xp))~xp, col='red' )
lines( predict(ma_cihi_smt,data.frame(x=xp))~xp, col='red' )

plot(mean~x, data=mb_bs, ylim=c(140,1000), type='l', 
     main='cocaïne', xlab='urbscore')
points(cilo~x, data=mb_bs, col='red')
points(cihi~x, data=mb_bs, col='red')
lines( predict(mb_cilo_smt,data.frame(x=xp))~xp, col='red' )
lines( predict(mb_cihi_smt,data.frame(x=xp))~xp, col='red' )

plot(mean~x, data=mm_bs, ylim=c(30,170), type='l',
     main='mdma', xlab='urbscore')
points(cilo~x, data=mm_bs, col='red')
points(cihi~x, data=mm_bs, col='red')
lines( predict(mm_cilo_smt,data.frame(x=xp))~xp, col='red' )
lines( predict(mm_cihi_smt,data.frame(x=xp))~xp, col='red' )


#### 3 Save results ####

# put the calculated values in the results data frame
result$coca_avg <- round(fitpred(data=Db, usc=Dp$urbscore), 0)
result$amph_avg <- round(fitpred(data=Da, usc=Dp$urbscore), 0)
result$mdma_avg <- round(fitpred(data=Dm, usc=Dp$urbscore), 0)
result$coca_cilo <- round(predict(mb_cilo_smt, data.frame(x=Dp$urbscore)), 0)
result$coca_cihi <- round(predict(mb_cihi_smt, data.frame(x=Dp$urbscore)), 0)
result$amph_cilo <- round(predict(ma_cilo_smt, data.frame(x=Dp$urbscore)), 0)
result$amph_cihi <- round(predict(ma_cihi_smt, data.frame(x=Dp$urbscore)), 0)
result$mdma_cilo <- round(predict(mm_cilo_smt, data.frame(x=Dp$urbscore)), 0)
result$mdma_cihi <- round(predict(mm_cihi_smt, data.frame(x=Dp$urbscore)), 0)

# save results
write.csv(result, file="prediction_per_municipality.csv",row.names = FALSE)

cat('\n\nDone. Results are written to the file prediction_per_municipality.csv\n\n')
